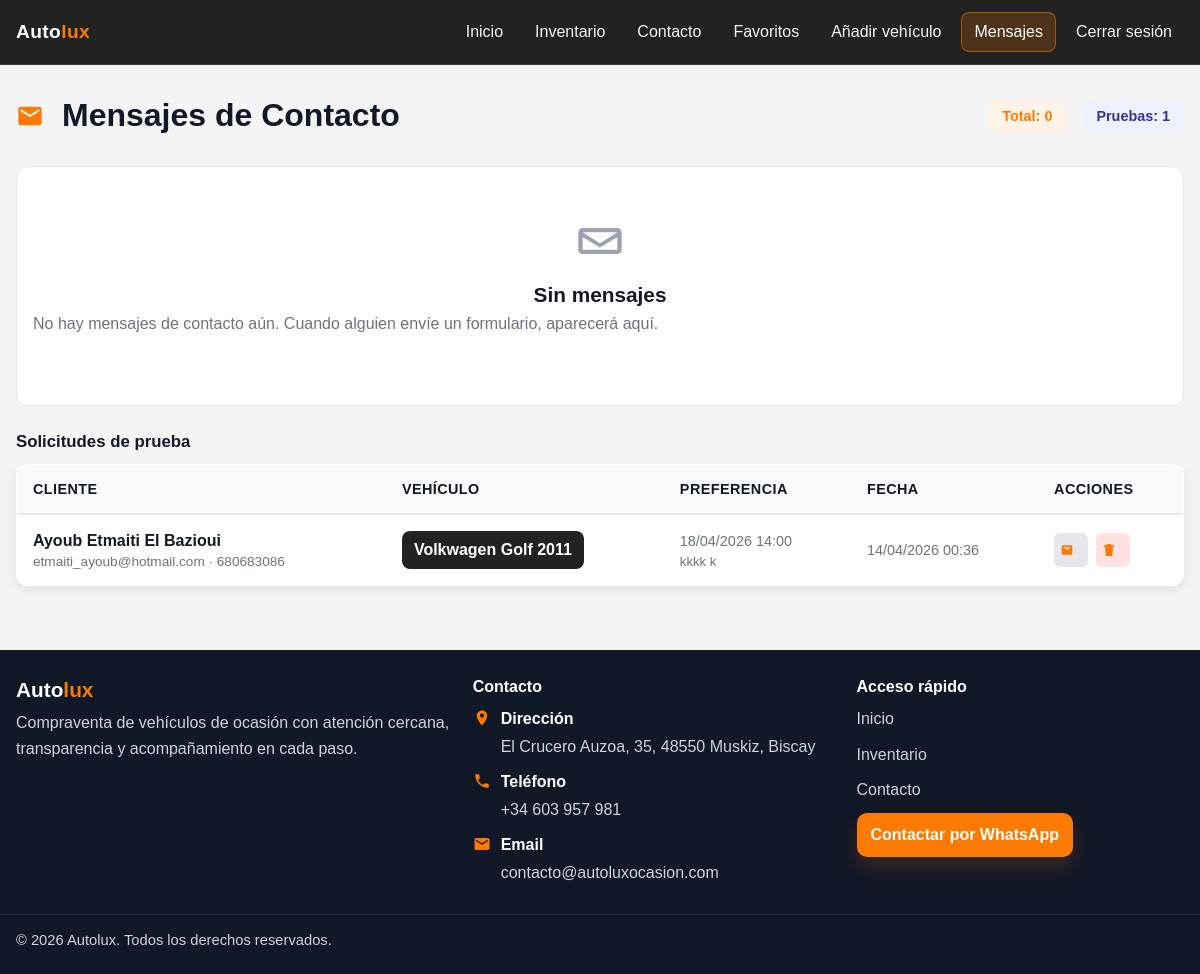
The page /mensajes-contacto/ (signed in) on the database its author committed.
### Web/models.py (models this page shows, shortened)
class TestDriveRequest(models.Model):
    stock = models.ForeignKey(Stock, on_delete=models.CASCADE, related_name='test_drive_requests')
    name = models.CharField(max_length=120)
    email = models.EmailField()
    phone = models.CharField(max_length=20, blank=True)
    preferred_date = models.CharField(max_length=40, blank=True)
    preferred_datetime = models.DateTimeField(blank=True, null=True)
    message = models.TextField(blank=True)
    created_at = models.DateTimeField(auto_now_add=True)
    is_read = models.BooleanField(default=False)
    class Meta:
        ordering = ['-created_at']

class Stock(models.Model):
    Titulo = models.CharField(max_length=100)
    Matricula = models.CharField(max_length=16, blank=True, null=True)
    VIN = models.CharField(
        max_length=17,
        blank=True,
        null=True,
        validators=[RegexValidator(regex=r'^[A-HJ-NPR-Z0-9]{17}$', message='VIN inválido (17 caracteres alfanuméricos, sin I, O, Q).')]
    )
    Descrepción = models.TextField(blank=True)
    Fecha_de_creación = models.DateTimeField(auto_now_add=True)
    Ultima_actualización = models.DateTimeField(auto_now=True)
    Año = models.PositiveSmallIntegerField(validators=[ MinValueValidator(1000), MaxValueValidator(9999) ])
    Kilometros = models.PositiveIntegerField(blank=True, null=True, validators=[MinValueValidator(0)])
    Versión = models.CharField(max_length=80, blank=True, null=True)
    Carrocería = models.CharField(max_length=50, blank=True, null=True)
    Puertas = models.PositiveSmallIntegerField(blank=True, null=True, validators=[MinValueValidator(1), MaxValueValidator(9)])
    Tracción = models.CharField(max_length=50, blank=True, null=True)
    Fecha_matriculación = models.CharField(max_length=30, blank=True, null=True)
    Marca = models.CharField(max_length=50)
    Modelo = models.CharField(max_length=50)
    Motor = models.DecimalField(max_digits=5, decimal_places=2)
    Transmisión = models.CharField(max_length=50)
    Combustible = models.CharField(max_length=50)
    color= models.CharField(max_length=30)
    Precio = models.DecimalField(max_digits=10, decimal_places=2)
    Vendido = models.BooleanField(default=False)
    Usario = models.ForeignKey('auth.User', on_delete=models.CASCADE)
    Foto = models.ImageField(upload_to='car_photos/', blank=True, null=True)

### Web/views.py (the view, shortened to what this page needs)
# urls.py: path('mensajes-contacto/',  views.contact_messages_admin, name='contact_messages_admin'),
@login_required
def contact_messages_admin(request):
    if not request.user.is_staff:
        messages.error(request, 'No tienes permisos para acceder a esta página.')
        return redirect('home')
    open_test_drive_id = (request.GET.get('open_test_drive') or '').strip()
    if request.method == 'POST' and 'mark_read_message' in request.POST:
        msg_id = request.POST.get('mark_read_message')
        updated = ContactMessage.objects.filter(id=msg_id, is_read=False).update(is_read=True)
        if request.headers.get('x-requested-with') == 'XMLHttpRequest':
            return JsonResponse({'ok': True, 'updated': bool(updated)})
        return redirect('contact_messages_admin')
    if request.method == 'POST' and 'mark_all_read' in request.POST:
        ContactMessage.objects.filter(is_read=False).update(is_read=True)
        messages.success(request, 'Todos los mensajes han sido marcados como leídos.')
        return redirect('contact_messages_admin')
    if request.method == 'POST' and 'mark_all_test_drive_read' in request.POST:
        TestDriveRequest.objects.filter(is_read=False).update(is_read=True)
        messages.success(request, 'Todas las solicitudes de prueba han sido marcadas como leídas.')
        return redirect('contact_messages_admin')
    if request.method == 'POST' and 'mark_read_test_drive' in request.POST:
        request_id = request.POST.get('mark_read_test_drive')
        updated = TestDriveRequest.objects.filter(id=request_id, is_read=False).update(is_read=True)
        if updated:
            messages.success(request, 'Solicitud marcada como leída.')
        return redirect('contact_messages_admin')
    if request.method == 'POST' and 'mark_unread_test_drive' in request.POST:
        request_id = request.POST.get('mark_unread_test_drive')
        updated = TestDriveRequest.objects.filter(id=request_id, is_read=True).update(is_read=False)
        if updated:
            messages.success(request, 'Solicitud marcada como no leída.')
        return redirect('contact_messages_admin')
    all_messages = ContactMessage.objects.all()
    unread_count = all_messages.filter(is_read=False).count()
    test_drive_requests = TestDriveRequest.objects.select_related('stock').all()
    unread_test_drive_count = test_drive_requests.filter(is_read=False).count()
    context = {
        'messages_list': all_messages,
        'unread_count': unread_count,
        'test_drive_requests': test_drive_requests,
        'unread_test_drive_count': unread_test_drive_count,
    }
    return render(request, 'contact_messages_admin.html', context)

### Web/context_processors.py (called while the page is built)
def admin_unread_contact_messages(request):
    favorite_count = 0
    if request.user.is_authenticated:
        favorite_count = Favorite.objects.filter(user=request.user).count()
    if request.user.is_authenticated and request.user.is_staff:
        unread_contact_count = ContactMessage.objects.filter(is_read=False).count()
        unread_test_drive_count = TestDriveRequest.objects.filter(is_read=False).count()
        return {
            'admin_unread_messages_count': unread_contact_count + unread_test_drive_count,
            'favorite_count': favorite_count,
        }
    return {
        'admin_unread_messages_count': 0,
        'favorite_count': favorite_count,
    }

### Web/templates/contact_messages_admin.html (shortened to what this page needs)
{% extends 'base.html' %}
{% block content %}
<div class="admin-panel">
    <div class="admin-header">
        <h1 class="title-with-icon">
            <span class="ui-icon" aria-hidden="true">
                <svg viewBox="0 0 24 24" focusable="false"><path d="M20 4H4a2 2 0 0 0-2 2v12a2 2 0 0 0 2 2h16a2 2 0 0 0 2-2V6a2 2 0 0 0-2-2zm0 4-8 5-8-5V6l8 5 8-5v2z"/></svg>
            </span>
            Mensajes de Contacto
        </h1>
        <div class="admin-stats">
            <span class="stat-badge">Total: {{ messages_list.count }}</span>
            <span class="stat-badge stat-badge-tests">Pruebas: {{ test_drive_requests.count }}</span>
        </div>
    </div>
    {% if messages_list %}
    <div class="admin-actions-wrap">
        <form method="post" class="form-inline">
            {% csrf_token %}
            {% if unread_count > 0 %}
            <button type="submit" name="mark_all_read" class="admin-btn primary" data-confirm="¿Marcar todos como leídos?">
                <span class="ui-icon" aria-hidden="true">
                    <svg viewBox="0 0 24 24" focusable="false"><path d="M9 16.17 4.83 12 3.41 13.41 9 19l12-12-1.41-1.41z"/></svg>
                </span>
                   Marcar todos como leídos
            </button>
            {% endif %}
        </form>
    </div>
    <table class="messages-table">
        <thead>
            <tr>
                <th>De</th>
                <th>Asunto</th>
                <th>Fecha</th>
                <th>Acciones</th>
            </tr>
        </thead>
        <tbody>
            {% for msg in messages_list %}
            <tr id="message-row-{{ msg.id }}" class="message-row {% if not msg.is_read %}unread{% endif %}">
                <td>
                    <div class="message-from">
                        <span class="message-name">{{ msg.name }}</span>
                        <span class="message-email">{{ msg.email }}</span>
                    </div>
                </td>
                <td>
                    <span class="subject-cell">
                        {{ msg.subject }}
                        {% if not msg.is_read %}<span id="message-unread-badge-{{ msg.id }}" class="unread-badge">NUEVA</span>{% endif %}
                    </span>
                </td>
                <td>
                    <span class="message-date">{{ msg.created_at|date:"d/m/Y H:i" }}</span>
                </td>
                <td>
                    <div class="message-actions">
                        {% if not msg.is_read %}
                        <form method="post" class="form-inline">
                            {% csrf_token %}
                            <input type="hidden" name="mark_read_message" value="{{ msg.id }}">
                            <button type="submit" class="action-btn mark-read icon-only" title="Marcar como leída" aria-label="Marcar como leída">
                                <span class="ui-icon" aria-hidden="true">
                                    <svg viewBox="0 0 24 24" focusable="false">
                                        <path d="M12 4 2.5 9l9.5 5 9.5-5L12 4zm0 12L4 11.8V19h16v-7.2L12 16z"/>
                                    </svg>
                                </span>
                            </button>
                        </form>
                        {% endif %}
                        <button type="button" class="action-btn view" data-open-message data-message-id="{{ msg.id }}" data-name="{{ msg.name }}" data-email="{{ msg.email }}" data-phone="{{ msg.phone }}" data-subject="{{ msg.subject }}" data-message="{{ msg.message }}" data-is-unread="{{ msg.is_read|yesno:'false,true' }}">
                            <span class="ui-icon" aria-hidden="true">
                                <svg viewBox="0 0 24 24" focusable="false"><path d="M12 6c-5 0-9.27 3.11-11 7.5C2.73 17.89 7 21 12 21s9.27-3.11 11-7.5C21.27 9.11 17 6 12 6zm0 12a4.5 4.5 0 1 1 0-9 4.5 4.5 0 0 1 0 9zm0-7a2.5 2.5 0 1 0 0 5 2.5 2.5 0 0 0 0-5z"/></svg>
                            </span>
                               Ver
                        </button>
                        <form method="post" class="form-inline">
                            {% csrf_token %}
                            <input type="hidden" name="delete_message" value="{{ msg.id }}">
                            <button type="submit" class="action-btn delete icon-only" data-confirm="¿Estás seguro de eliminar este mensaje?" title="Eliminar mensaje" aria-label="Eliminar mensaje">
                                <span class="ui-icon" aria-hidden="true">
                                    <svg viewBox="0 0 24 24" focusable="false"><path d="M6 7h12l-1 14H7L6 7zm3-4h6l1 2h4v2H4V5h4l1-2z"/></svg>
                                </span>
                               </button>
                        </form>
                    </div>
                </td>
            </tr>
            {% endfor %}
        </tbody>
    </table>
    {% else %}
    <div class="empty-state">
        <div class="empty-state-icon" aria-hidden="true">
            <svg viewBox="0 0 24 24" focusable="false"><path d="M20 6H4a2 2 0 0 0-2 2v8a2 2 0 0 0 2 2h16a2 2 0 0 0 2-2V8a2 2 0 0 0-2-2zm0 2v.01L12 13 4 8.01V8h16zM4 16V10.3l8 4.7 8-4.7V16H4z"/></svg>
        </div>
        <h2 class="empty-state-title">Sin mensajes</h2>
        <p class="empty-state-text">No hay mensajes de contacto aún. Cuando alguien envíe un formulario, aparecerá aquí.</p>
    </div>
    {% endif %}
    <h2 class="admin-section-title">Solicitudes de prueba</h2>
    {% if test_drive_requests %}
    <table class="messages-table">
        <thead>
            <tr>
                <th>Cliente</th>
                <th>Vehículo</th>
                <th>Preferencia</th>
                <th>Fecha</th>
                <th>Acciones</th>
            </tr>
        </thead>
        <tbody>
            {% for req in test_drive_requests %}
            <tr>
                <td>
                    <div class="message-from">
                        <span class="message-name">{{ req.name }}</span>
                        <span class="message-email">{{ req.email }}{% if req.phone %} · {{ req.phone }}{% endif %}</span>
                    </div>
                </td>
                <td>
                    <span class="subject-cell">
                        <a href="{% url 'contact_messages_admin' %}?open_test_drive={{ req.id }}" class="vehicle-link">
                            {{ req.stock.Titulo }}
                        </a>
                    </span>
                </td>
                <td>
                    <span class="message-date">
                        {% if req.preferred_datetime %}
                        {{ req.preferred_datetime|date:"d/m/Y H:i" }}
                        {% else %}
                        {{ req.preferred_date|default:'Sin preferencia' }}
                        {% endif %}
                    </span>
                    {% if req.message %}
                    <div class="request-message-preview">{{ req.message }}</div>
                    {% endif %}
                </td>
                <td>
                    <span class="message-date">{{ req.created_at|date:"d/m/Y H:i" }}</span>
                </td>
                <td>
                    <div class="message-actions">
                        {% if not req.is_read %}
                        <form method="post" class="form-inline">
                            {% csrf_token %}
                            <input type="hidden" name="mark_read_test_drive" value="{{ req.id }}">
                            <button type="submit" class="action-btn mark-read icon-only" title="Marcar solicitud como leída" aria-label="Marcar solicitud como leída">
                                <span class="ui-icon" aria-hidden="true">
                                    <svg viewBox="0 0 24 24" focusable="false">
                                        <path d="M12 4 2.5 9l9.5 5 9.5-5L12 4zm0 12L4 11.8V19h16v-7.2L12 16z"/>
                                    </svg>
                                </span>
                            </button>
                        </form>
                        {% else %}
                        <form method="post" class="form-inline">
                            <button type="submit" class="action-btn mark-unread icon-only" title="Marcar solicitud como no leída" aria-label="Marcar solicitud como no leída">
                                <span class="ui-icon" aria-hidden="true">
                                    <svg viewBox="0 0 24 24" focusable="false">
                                        <path d="M4 7a2 2 0 0 1 2-2h12a2 2 0 0 1 2 2v10a2 2 0 0 1-2 2H6a2 2 0 0 1-2-2V7zm2 .8v.2l6 4 6-4v-.2H6z"/>
                                    </svg>
                                </span>
                            </button>
                        </form>
                        {% endif %}
                        <form method="post" class="form-inline">
                            <button type="submit" class="action-btn delete icon-only" data-confirm="¿Eliminar esta solicitud de prueba?" title="Eliminar solicitud" aria-label="Eliminar solicitud">
                                <span class="ui-icon" aria-hidden="true">
                                    <svg viewBox="0 0 24 24" focusable="false"><path d="M6 7h12l-1 14H7L6 7zm3-4h6l1 2h4v2H4V5h4l1-2z"/></svg>
                                </span>
                               </button>
                        </form>
                    </div>
                </td>
            </tr>
            {% endfor %}
        </tbody>
    </table>
    {% endif %}
</div>
{% endblock %}

### rows shown on the page
TestDriveRequest: name "Ayoub Etmaiti El Bazioui", email "etmaiti_ayoub@hotmail.com", phone "680683086", stock.Titulo "Volkwagen Golf 2011", preferred_datetime "18/04/2026 14:00", message "kkkk k", created_at "14/04/2026 00:36"

### other values the page prints
{{ messages_list.count }} "0"
{{ test_drive_requests.count }} "1"
